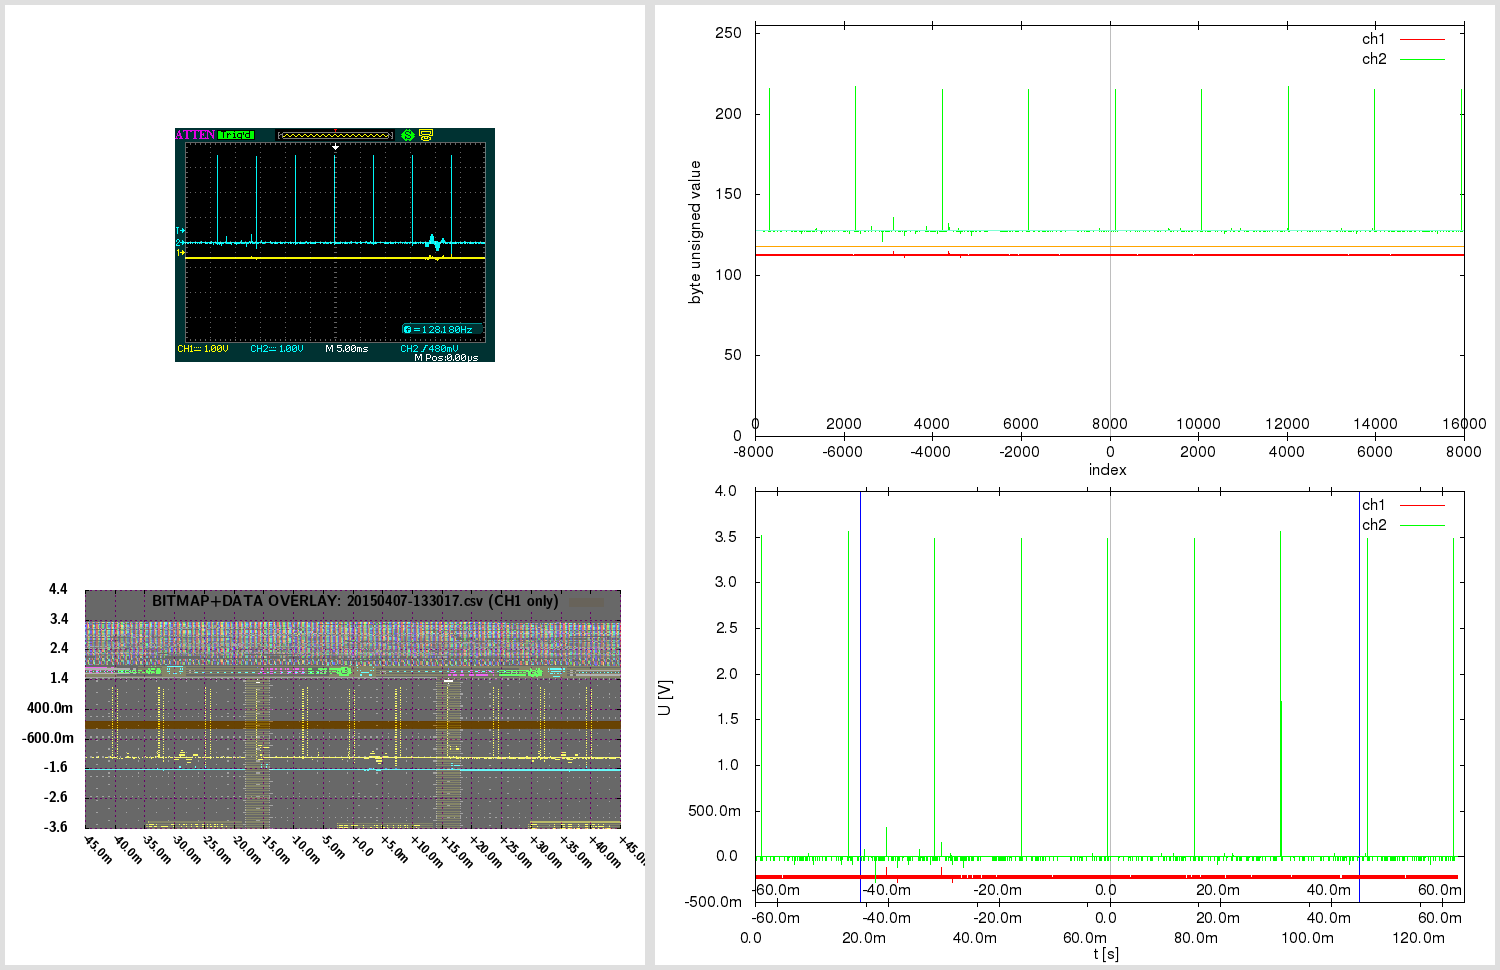

The gnuplot source for this figure:

# 20150407-133017.gnuplot [generated by /home/warreee/attenload/adsparse-wave.pl]
# single gnuplot file, with two potentially independent scripts
# generates three plots: one based on integer, other based on real (SI) values
# and one bitmap overlay - and then montages them using ImageMagick

# attengrab .csv can just be centered (over t)
# -> the x=0 (t=0) will correspond to scope center
# (but .DAV/.CSV will also need extra sample alignment)

# in Linux, to see available fonts, do:
# fc-list --verbose | grep 'fullname:' | less
# the two fonts used here:
# LMSansDemiCond10-Regular or "Latin Modern Sans Demi Cond"; and Helvetica
# Helvetica doesn't even get reported on my system:
# $ fc-list --verbose | grep 'fullname:' | grep -i 'Helvetica\|Demi Cond'
#	fullname: "LM Sans Demi Cond 10 Regular"(s) "LMSansDemiCond10-Regular"(s)


print "Gnuplotting..."

## "master settings" (shared between both parts of script)

# line color - specified by linestyles
set style line 1 linetype 1 linecolor rgb "red"
set style line 2 linetype 1 linecolor rgb "green"
set style line 3 linetype 1 linecolor rgb "orange"
set style line 4 linetype 1 linecolor rgb "aquamarine"
set style line 5 linetype -1 linecolor rgb "black"
set style line 6 linetype -1 linecolor rgb "gray"
set style line 7 linetype 1 linecolor rgb "blue"


# VARIABLES ########### ########### ###########

fnbase="20150407-133017"
fn_bmp = fnbase . ".bmp"
fn_pngr = fnbase . "_r.png"
fn_pngi = fnbase . "_i.png"
fn_pngov = fnbase . "_ov.png"
fn_pngt = fnbase . "_tmp.png"
fn_pngo = fnbase . ".png"

# scope screen(shot) properties
tdiv = 0.005          # T/DIV (50e-9)
toffs = 0        # time offset (scope) (200e-9)
vdiv1 = 1        # V/DIV CH1 (500e-3)
vdiv2 = 1         # V/DIV CH2 (50e-3)
voffs1 = -0.4         # volt offset CH1 (-1.5)
voffs2 = 0       # volt offset CH2 (100e-3)
sampintp  = 8e-06    # (500e-12)
sampintf  = 1/sampintp
sratacqf  = 125000      # (250e6)
sratacqp  = 1/sratacqf
#osf = 1.0    # oversample factor (multiplies .CSV and .DAV time domain) # unused here
adsFactor = 1.28

# (edges of current capture and divisions)
scope_hdiv=18
scope_vdiv=8
# enforce floating point (see below)
scope_trange = scope_hdiv*tdiv*1.0    # (900e-9)
scope_left=toffs-(scope_trange/2)     # (-250e-9)
scope_right=toffs+(scope_trange/2)    # (650e-9)
scope_bottom=-voffs1-(scope_vdiv*vdiv1/2) # -500e-3
scope_top=-voffs1+(scope_vdiv*vdiv1/2)    # 3.5

totalch1Vspan=scope_vdiv*vdiv1
totalch2Vspan=scope_vdiv*vdiv2
ch1Vcoeff = adsFactor*totalch1Vspan/(2**8)
ch2Vcoeff = adsFactor*totalch2Vspan/(2**8)

voffs1int = voffs1/ch1Vcoeff  # -10
voffs2int = voffs2/ch2Vcoeff  # 0

acsv_fn = fnbase . '.csv' # '20130020-013902.csv' # from attenload tmp_wav
acsz=16000         # tmp_wav/.csv size (900)
fts=8e-06         # final timestep (sampling period)
# here scope_trange could be 18*1, with acsz 16000;
# if as integer, 18/16000 would be 0 - enforce floating point
# above enforcing scope_trange to float doesn't work,
# must again here:
tdivp = 1.0*scope_trange/acsz   # sampling rate, based on scope range and numsamples in tmp (1ns)
tdivf = 1/tdivp             # freq based on that sampling rate

# just in case - not needed usually:
triglevel=480e-3
trigholdoff=100e-9

toffsamp = toffs/fts		# 0
# time finetune offset - int (samples) (depends on range)
tfoi = -164


#### extract bitmap from .png, if .bmp not present
# was -crop 480x234+10+10; now -crop 480x234+95+128

cmdstr = 'if (! test -f "'.fn_bmp.'") ; then \
  echo -n "'.fn_bmp.' not found .. " ; \
  if [ -f "'.fn_pngo.'" ] ; then \
    echo -n "'.fn_pngo.' found - extracting" ; \
    convert -crop 480x234+95+128 "'.fn_pngo.'" "'.fn_bmp.'" ; \
  else \
    echo -n "'.fn_pngo.' not found - cannot extract" ; \
  fi ; \
else \
  echo -n "'.fn_bmp.' found - using that" ; \
fi; echo'

#print cmdstr
# note - since cmdstr above uses double quotes,
# must use single quotes for bash here!:
print system("bash -c '". cmdstr ."' 2>&1")


##################################
###### plot directly with unsigned byte data

set terminal png size 840,480
set termoption enhanced
set termoption font "Helvetica, 12"

set output fn_pngi
set datafile separator ","

# set axis label
set xlabel "index" offset 0.0,0.8
set ylabel "byte unsigned value" offset 1.0,0.0


# horizontal line as functions
zeroline(x)=128
ch1offs(x)=128+voffs1int # (-10)
ch2offs(x)=128+voffs2int # (0)

# vertical line - headless arrow
# "y" scope axis in middle:
ymI = acsz/2
set arrow from ymI,0 to ymI,255 nohead ls 5
# time offset:
toI = ymI - toffs/fts
set arrow from toI,0 to toI,255 nohead ls 6


# must use multiplot here, to have two x-axes
# and thus, must set lmargin, so both graphs match

set size 1.0,0.9      # 0.1/2 = 0.05
set bmargin 0
set lmargin 10
set yrange [0:255] # 8-bit


set multiplot

set origin 0,0.1
set xrange [0:acsz]
set xtics in
set xtics offset 0,graph 0.08
plot \
  zeroline(x) with lines notitle ls 5,\
  acsv_fn using 1:2 with lines title "ch1" ls 1, \
  "" using 1:3 with lines title "ch2" ls 2, \
  ch1offs(x) with lines notitle ls 3, \
  ch2offs(x) with lines notitle ls 4

unset arrow # if big offset, line from prev. can 'leak' in next at diff place, so reset

set origin 0,0.1
set xtics out
set xtics offset 0,graph 0.02
set xrange [-acsz/2:acsz/2-1]
#set xtics nomirror 500
set noytics
set noylabel
unset xlabel # set xlabel ""
set border 1
plot 0 notitle

set nomultiplot


### reset previous settings
#unset border # no work for default
set border    # Draw default borders:
set ytics
unset yrange


##################################
###### plot with converted real SI units

# reset # resets set style line!

set terminal png size 840,480
set termoption enhanced
set termoption font "Helvetica, 12"

set output fn_pngr
set datafile separator ","

# set axis label
set xlabel "t [s]" offset 0.0,0.1
set ylabel "U [V]" offset 1.0,0.0

# axis tics format
set format y "%.1s%c"
set format x "%.1s%c"


# horizontal line as functions
zerolineR(x)=0
# don't show real offsets; they could be way off depending on V/DIV
#ch1offsR(x)=0+(-0.4)
#ch2offsR(x)=0+(0)

# "y" scope axis in middle (the +1 added to ymI so it snaps at 0):
ymR=(ymI+1)*fts
set arrow from ymR,graph 0 to ymR,graph 1 nohead ls 5
# time offset:
toR=toI*fts
set arrow from toR,graph 0 to toR,graph 1 nohead ls 6
# indicate scope range here too
set arrow from scope_left+toR,graph 0 to scope_left+toR,graph 1 nohead ls 7
set arrow from scope_right+toR,graph 0 to scope_right+toR,graph 1 nohead ls 7


# must use multiplot here, to have two x-axes
# and thus, must set lmargin, so both graphs match

set size 1.0,0.9      # 0.1/2 = 0.05
set bmargin 0
set lmargin 10
set yrange [] writeback # since we don't set explicity, must save autorange
set autoscale y

set multiplot

set origin 0,0.13
set xrange [0:acsz*fts]
set xtics out
set xtics offset 0,graph -0.03
plot \
  zerolineR(x) with lines notitle ls 5,\
  acsv_fn using ($4+tfoi*fts):5 with lines title "ch1" ls 1, \
  "" using ($4+tfoi*fts):6 with lines title "ch2" ls 2

set yrange restore # this saves the found yrange after `plot`
unset arrow # if big offset, line from prev. can 'leak' in next at diff place, so reset

set origin 0,0.13
set xtics out
set xtics offset 0,graph 0.02
set xrange [(-acsz/2)*fts:(acsz/2-1)*fts]
set noytics
set noylabel
unset xlabel # set xlabel ""
set border 1
plot GPVAL_Y_MIN notitle

set origin 0,0.13
set xtics in
set xtics offset 0,graph 0.08
# wrong to put xrange [scope_left:scope_right] here;
# as [scope_left:scope_right] could be a snippet,
# and this graph shows entire capture!
# simply move the previous scale for toffset
toRR=(acsz/2.)*fts-toR
set xrange [(-acsz/2)*fts+toRR:(acsz/2-1)*fts+toRR]
set noytics
set noylabel
unset xlabel # set xlabel ""
set border 1
plot GPVAL_Y_MIN notitle

set nomultiplot


##################################
###### plot with bitmap and data overlay

# here 840,480 remains as output png size,
# even if not set explicitly; also, make
# the height smaller - so can have gravity North in montage

set terminal png truecolor size 640,305 # size 840,480
set termoption enhanced
myfont="LMSansDemiCond10-Regular"   # LMSansDemiCond10-Regular or "Latin Modern Sans Demi Cond"
# cannot do concatenation direct in termoption line, so in separate string
myfontb="".myfont.", 12"
set termoption font myfontb

set output fn_pngov
set datafile separator ","


set autoscale
unset xtics
unset ytics
unset border
unset arrow # delete all arrows
unset object # (hopefully) delete objects?

set xrange [scope_left:scope_right]
xticstep=(scope_right-scope_left)/scope_hdiv
set xtics in scope_left,xticstep,scope_right scale 1
set yrange [scope_bottom:scope_top]
yticstep=(scope_top-scope_bottom)/scope_vdiv
set ytics in scope_bottom,yticstep,scope_top scale 1
set grid xtics ytics back linecolor rgb "magenta"
# right is only gnuplot 4.6 - without it ok w/ 4.4
#set xtics rotate by -45 offset 2.5,-1.50 right format "%+.1s%c" font myfont.',10'
set xtics rotate by -45 offset 0.0,0.0 format "%+.1s%c" font myfont.',10'
set key noenhanced

# dimensions of scope screenshot bitmap
bmp_w=480
bmp_h=234

# alpha bmp transparency [0:255]
bmp_alpha = 150
# boxes fillstyle transparent solid 0.10
box_transp = (1.-(acsz/16384.))*0.9 + 0.10

# plot string for data in transparent bitmap:
plot1au = "(($0-acsz/2.+tfoi)*fts+toffs):($5)"

# bmp_w=480 bmp_h=234 ; inside 451x201+15+14
# on plot: scope_left:scope_right and scope_bottom:scope_top!
# (so toffset is built in!)

bdx = scope_trange/(451.0-1)  # [s/pixel] /451: 1.99557e-09 vs 2.000e-9 manually
bdy = totalch1Vspan/(201.0-1) # [V/pixel] /201: 0.0199005 vs 0.02005 manually
bofx = -((scope_trange/2.0)-toffs+(15.0+0)*bdx) #-15.0*bdx # -2.8e-7
bofy = -((totalch1Vspan/2.0)+voffs1+(14.0+5)*bdy) #-14.0*bdy # -0.88

# seems `boxes fillstyle transparent solid 0.40` makes some seethroughs
# or something with bmp alpha overlay; but even without, all the same?
# because the red + blue (somehow inverted) creates a gray.. better green or orange

_plot_str = "zerolineR(x) with lines notitle ls 1,\
acsv_fn \
  using ".plot1au." with boxes fillstyle transparent solid box_transp noborder linestyle 3\
  title 'BITMAP+DATA OVERLAY: '.acsv_fn.' (CH1 only)',\
fn_bmp \
  binary array=(bmp_w,bmp_h) skip=54 format='%uchar' \
  dx=bdx dy=bdy origin=(bofx,bofy) \
  using 1:2:3:(bmp_alpha) \
  with rgbalpha t ''"

# seems actual plot in screenshot bitmap (480 × 234)
#  is at: 451x201+15+14; aspect ratio 201/451 = 0.445676
set size ratio 0.445676

eval("plot " . _plot_str)




##################################
###### montage commands

# used to be in attengrab; now here
# call ImageMagick montage via system
# and montage in `gnuplot` (easier to separate)

print "Montaging images..."
# this works in ImageMagick 6.6.2-6, but not in 6.5.7-8
#      '.fn_pngov.' -gravity Center -extent x480  \#
# must spec -extent 640x480 for 6.5

cmdstr = 'montage \
  <(montage \
    <(convert \
      '.fn_bmp.' -gravity Center -crop 640x480-10+0! -flatten  \
      bmp:-) \
    <(convert \
      '.fn_pngov.' -gravity Center -extent 640x480  \
      bmp:-) \
  -tile 1x -geometry +0+0  \
  bmp:-) \
  <(montage \
    '.fn_pngi.' \
    '.fn_pngr.' \
  -tile 1x -geometry +0+0  \
  bmp:-) \
-geometry +0+0 -border 5 \
'.fn_pngo

print cmdstr
print system('bash -c "'. cmdstr .'" 2>&1')

print "Deleting temp files ..."

delcmd = "rm"

# leave the bitmap for now
# actually, let attengrab handle it - since
# it may need to be re-taken!
# #cmdstr = delcmd ." ". fn_bmp
# #print cmdstr . "  " . system(cmdstr . " 2>&1")

cmdstr = delcmd ." ". fn_pngr
print cmdstr . "  " . system(cmdstr . " 2>&1")

cmdstr = delcmd ." ". fn_pngi
print cmdstr . "  " . system(cmdstr . " 2>&1")

cmdstr = delcmd ." ". fn_pngov
print cmdstr . "  " . system(cmdstr . " 2>&1")




# note:
# set terminal png size 840,480 # size defaults to 640x480 px
# set terminal pdf size 10,3 # size defaults to 5x3 in
# enhanced text: set termoption enhanced

# vertical line - headless arrow
# need ymin and ymax; gnuplot gives them only after plot -
# - and even then they do not correspond to end ticks
# - and even then, cannot get the arrow to show, after the second `plot`
# .. nor can I edit it anyhow; it must run before the first `plot`
# so instead of that, position y coordinates relative to graph (0 to 1)
#set arrow 1 from graph 0.5,0 to graph 0.5,1 nohead ls 5

# in multiplot, yrange should be after the size command
# note: xrange could be 2250 or 450
# so leave it to autoscale here? will be accurate since it's integer index...
# now set explicitly by script # below in multiplot

# axis tics format
# for engineering notation - 'help format specifiers':
# "A 'scientific' power is one such that the exponent is a multiple of three."

# print "Montaging images..."

# "The 'tile' size is then set to the largest dimentions
# of all the resized images, and the size actually specified."
# "by removing the 'size' component, non of the images will
# be resized, and the 'tile' size will be set to the largest
# dimensions of all the images given"
# not so simple: http://unix.stackexchange.com/questions/4046/
# can be done in one command with bash subprocess pipes (bash only)
# was: .fn_bmp.' -gravity NorthWest ; fn_pngov.' -gravity North
# can pad with -gravity Center -extent 640x480;
# but also with crop! -flatten - there have offset too!
# -geometry +2+2 can also mess up the last -border 5 !

# bmp scale worked for:
# bmp_w=480 bmp_h=234 ; inside 451x201+15+14
# tdiv = 5e-08,  toffs = 2e-07,  vdiv1 = 0.5,   voffs1 = -1.5,
# dx=2.000e-9 dy=0.02005 origin=(-2.8e-7,-0.88) for
# tspan = 18*tdiv = 18*5e-08 = 9e-07s
# vspan1 = 8*vdiv1 = 8*0.5 = 4V
# tspan/451 = 9e-07/451 = 1.99557e-09 s/pixel
# vspan1/201 = 4/201 = 0.0199005 V/pixel
# bdx=tspan/(451-1) = '9e-07/(451-1)' = 2e-09
# bdy=vspan1/(201-1) = '4/(201-1)' = 0.02
# 15*bdx = 15*2e-9 = 3e-08
# 14*bdy = 14*0.02 = 0.28
# 15*1.99557e-09 = 2.99335e-08
# 14*0.0199005 = 0.278607
